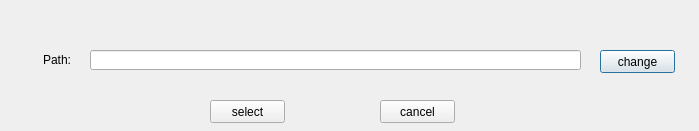
<?xml version="1.0" encoding="UTF-8"?>
<ui version="4.0">
 <class>Log</class>
 <widget class="QDialog" name="Log">
  <property name="geometry">
   <rect>
    <x>0</x>
    <y>0</y>
    <width>699</width>
    <height>131</height>
   </rect>
  </property>
  <property name="windowTitle">
   <string>Log</string>
  </property>
  <widget class="QLabel" name="label">
   <property name="geometry">
    <rect>
     <x>43</x>
     <y>50</y>
     <width>71</width>
     <height>20</height>
    </rect>
   </property>
   <property name="text">
    <string>Path:</string>
   </property>
  </widget>
  <widget class="QLineEdit" name="path">
   <property name="geometry">
    <rect>
     <x>90</x>
     <y>50</y>
     <width>491</width>
     <height>20</height>
    </rect>
   </property>
  </widget>
  <widget class="QPushButton" name="change">
   <property name="geometry">
    <rect>
     <x>600</x>
     <y>50</y>
     <width>75</width>
     <height>23</height>
    </rect>
   </property>
   <property name="text">
    <string>change</string>
   </property>
  </widget>
  <widget class="QPushButton" name="select">
   <property name="geometry">
    <rect>
     <x>210</x>
     <y>100</y>
     <width>75</width>
     <height>23</height>
    </rect>
   </property>
   <property name="text">
    <string>select</string>
   </property>
  </widget>
  <widget class="QPushButton" name="cancel">
   <property name="geometry">
    <rect>
     <x>380</x>
     <y>100</y>
     <width>75</width>
     <height>23</height>
    </rect>
   </property>
   <property name="text">
    <string>cancel</string>
   </property>
  </widget>
 </widget>
 <layoutdefault spacing="6" margin="11"/>
 <resources/>
 <connections/>
</ui>
